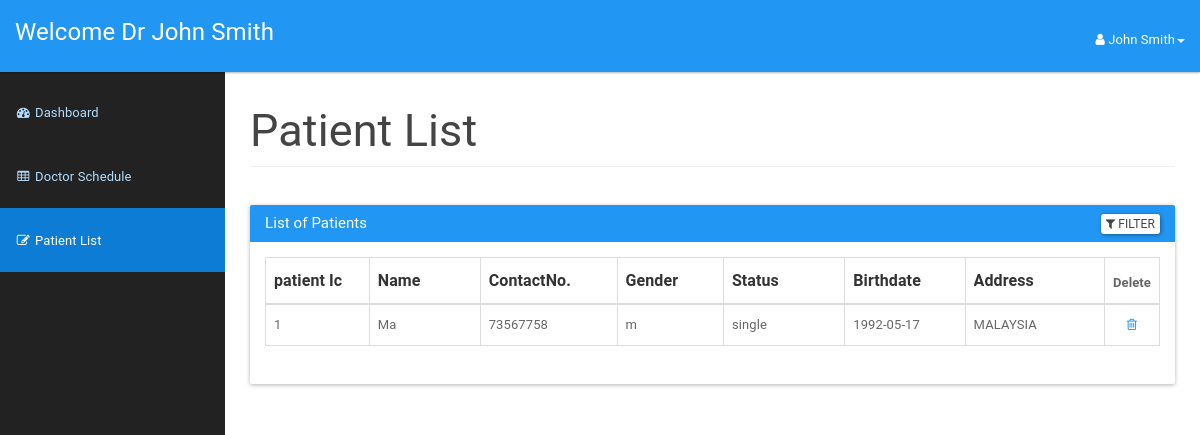
Page /doctor/patientlist.php (signed in) on the committed database.
### tables this page shows
CREATE TABLE IF NOT EXISTS `doctor` (
  `icDoctor` bigint NOT NULL AUTO_INCREMENT,
  `doctorId` varchar(50) NOT NULL,
  `password` varchar(255) NOT NULL,
  `doctorFirstName` varchar(50) NOT NULL,
  `doctorLastName` varchar(50) NOT NULL,
  `doctorAddress` varchar(255) NOT NULL,
  `doctorPhone` varchar(15) NOT NULL,
  `doctorEmail` varchar(255) NOT NULL,
  `doctorDOB` date NOT NULL,
  `isAdmin` tinyint(1) NOT NULL DEFAULT 0,
  `createdAt` TIMESTAMP DEFAULT CURRENT_TIMESTAMP ON UPDATE CURRENT_TIMESTAMP,
  `updatedAt` TIMESTAMP DEFAULT CURRENT_TIMESTAMP ON UPDATE CURRENT_TIMESTAMP,
  `deletedAt` TIMESTAMP NULL,
  PRIMARY KEY (`icDoctor`),
  INDEX (`doctorId`)
);

CREATE TABLE IF NOT EXISTS `patient` (
  `icPatient` bigint NOT NULL AUTO_INCREMENT,
  `username` varchar(50) NOT NULL,
  `password` varchar(255) NOT NULL,
  `patientFirstName` varchar(50) NOT NULL,
  `patientLastName` varchar(50) NOT NULL,
  `patientMaritialStatus` ENUM('na','single', 'married', 'widowed', 'divorced', 'separated'),
  `patientDOB` date NOT NULL,
  `patientGender` ENUM('na', 'm', 'f'),
  `patientAddress` varchar(255) NOT NULL,
  `patientMediRecordNo` varchar(255) NULL,
  `patientPhone` varchar(15) NOT NULL,
  `patientEmail` varchar(255) NOT NULL,
  `createdAt` TIMESTAMP DEFAULT CURRENT_TIMESTAMP ON UPDATE CURRENT_TIMESTAMP,
  `updatedAt` TIMESTAMP DEFAULT CURRENT_TIMESTAMP ON UPDATE CURRENT_TIMESTAMP,
  `deletedAt` TIMESTAMP NULL,
  PRIMARY KEY (`icPatient`),
  INDEX (`username`)
);

### dal/doctor.php (called while the page is built, shortened)
<?php
include_once dirname(dirname(__FILE__)).'/dal/dbconnect.php';
function getDoctor($doctorId) {
    global $db_conn;
    $res=mysqli_query($db_conn,  "SELECT * FROM doctor WHERE doctorId = '$doctorId' LIMIT 1");
    $userRow=mysqli_fetch_array($res,MYSQLI_ASSOC);
    return $userRow;
}
?>

### dal/patient.php (called while the page is built, shortened)
<?php
include_once dirname(dirname(__FILE__)).'/dal/dbconnect.php';
function getPatientList(){
    global$db_conn;
    $res=mysqli_query($db_conn, "SELECT * FROM patient WHERE deletedAt IS NULL");
    $result = [];
    while ($row = mysqli_fetch_array($res, MYSQLI_ASSOC)) {
        $result[]=$row;
    }
    return $result;
}
?>

### doctor/patientlist.php (the view, shortened to what this page needs)
<?php
include_once dirname(dirname(__FILE__)).'/dal/doctor.php';
include_once dirname(dirname(__FILE__)).'/dal/patient.php';
$page="patient";
$usersession = $_SESSION['doctorSession'];
$userRow=getDoctor($usersession);
?>
<!DOCTYPE html>
<html lang="en">
    <head>
        <link href="assets/css/material.css" rel="stylesheet">
        <link href="assets/css/sb-admin.css" rel="stylesheet">
        <link href="assets/css/time/bootstrap-clockpicker.css" rel="stylesheet">
        <link href="assets/css/style.css" rel="stylesheet">
        <link href="https://cdnjs.cloudflare.com/ajax/libs/font-awesome/4.7.0/css/font-awesome.min.css" rel="stylesheet">
    </head>
    <body>
        <div id="wrapper">
            <?php include_once 'navbar.php'; ?>
            <div id="page-wrapper">
                <div class="container-fluid">
                    <div class="row">
                        <div class="col-lg-12">
                            <h2 class="page-header">
                            Patient List
                            </h2>
                        </div>
                    </div>
                    <div class="panel panel-primary filterable">
                        <div class="panel-heading">
                            <h3 class="panel-title">List of Patients</h3>
                            <div class="pull-right">
                            <button class="btn btn-default btn-xs btn-filter"><span class="fa fa-filter"></span> Filter</button>
                        </div>
                        </div>
                        <div class="panel-body">
                        <table class="table table-hover table-bordered">
                            <thead>
                                <tr class="filters">
                                    <th><input type="text" class="form-control" placeholder="patient Ic" disabled></th>
                                    <th><input type="text" class="form-control" placeholder="Name" disabled></th>
                                    <th><input type="text" class="form-control" placeholder="ContactNo." disabled></th>
                                    <th><input type="text" class="form-control" placeholder="Gender" disabled></th>
                                    <th><input type="text" class="form-control" placeholder="Status" disabled></th>
                                    <th><input type="text" class="form-control" placeholder="Birthdate" disabled></th>
                                    <th><input type="text" class="form-control" placeholder="Address" disabled></th>
                                    <th>Delete</th>
                                </tr>
                            </thead>
                            <tbody>
                            <?php
                            $result=getPatientList();
                            foreach($result as $patientRow) {
                                echo "<tr>";
                                    echo "<td>" . $patientRow['icPatient'] . "</td>";
                                    echo "<td>" . $patientRow['patientLastName'] . "</td>";
                                    echo "<td>" . $patientRow['patientPhone'] . "</td>";
                                    echo "<td>" . $patientRow['patientGender'] . "</td>";
                                    echo "<td>" . $patientRow['patientMaritialStatus'] . "</td>";
                                    echo "<td>" . $patientRow['patientDOB'] . "</td>";
                                    echo "<td>" . $patientRow['patientAddress'] . "</td>";
                                    echo "<td class='text-center'>
                                    <!--
                                        <a href='addschedule.php?schedule_update=$patientRow[icPatient]' class='update_schedule'>
                                        <span class='fa fa-pencil' aria-hidden='true'></span></a>
                                        <span>|</span>-->
                                        <a href='#' id='".$patientRow['icPatient']."' class='delete remove_schedule'>
                                        <span class='fa fa-trash-o' aria-hidden='true'></span></a>
                                    </td>";
                                echo "</tr>";
                            }
                        ?>
                       </tbody>
                   </table>
                        </div>
                    </div>
                </div>
            </div>
    </body>
</html>

### doctor/navbar.php (shortened to what this page needs)
<nav class="navbar navbar-inverse navbar-fixed-top" role="navigation">
    <div class="navbar-header">
        <a class="navbar-brand" href="dashboard.php">Welcome Dr <?php echo $userRow['doctorFirstName'];?> <?php echo $userRow['doctorLastName'];?></a>
    </div>
    <ul class="nav navbar-right top-nav">
        <li class="dropdown">
            <a href="#" class="dropdown-toggle" data-toggle="dropdown"><i class="fa fa-user"></i> <?php echo $userRow['doctorFirstName']; ?> <?php echo $userRow['doctorLastName']; ?><b class="caret"></b></a>
        </li>
    </ul>
    <div class="collapse navbar-collapse navbar-ex1-collapse">
        <ul class="nav navbar-nav side-nav">
            <li <?= $page==="dashboard" ? " class=\"active\"" : "" ?> >
                <a href="dashboard.php"><i class="fa fa-fw fa-dashboard"></i> Dashboard</a>
            </li>
            <li <?= $page==="schedule" ? " class=\"active\"" : "" ?> >
                <a href="addschedule.php"><i class="fa fa-fw fa-table"></i> Doctor Schedule</a>
            </li>
            <li <?= $page==="patient" ? " class=\"active\"" : "" ?> >
                <a href="patientlist.php"><i class="fa fa-fw fa-edit"></i> Patient List</a>
            </li>
        </ul>
    </div>
</nav>

### doctor/assets/css/sb-admin.css (style rules this page uses)
body { margin-top: 100px; background-color: #222; }
@media (min-width:768px) { body { margin-top: 50px; } }
#wrapper { padding-left: 0; }
#page-wrapper { min-height: 900px !important; width: 100%; padding: 0; background-color: #fff; }
@media (min-width:768px) { #wrapper { padding-left: 225px; } }
@media (min-width:768px) { #page-wrapper { padding: 10px; } }
.top-nav { padding: 0 15px; }
.top-nav>li { display: inline-block; float: left; }
.top-nav>li>a { padding-top: 17px; padding-bottom: 10px; line-height: 45px; color: white; }
@media (min-width:768px) { .side-nav { position: fixed; top: 80px; left: 225px; width: 225px; margin-left: -225px; border: none; border-radius: 0; overflow-y: auto; background-color: #222; bottom: 0; overflow-x: hidden; padding-bottom: 40px; } }
@media (min-width:768px) { .side-nav>li>a { width: 225px; } }

### doctor/assets/css/style.css (style rules this page uses)
.filterable { margin-top: 15px; }
.filterable .panel-heading .pull-right { margin-top: -20px; }
.filterable .filters input[disabled] { background-color: transparent; border: none; cursor: auto; box-shadow: none; padding: 0; height: auto; }

### rows in the picture
doctor: doctorFirstName "John", doctorLastName "Smith"
patient: icPatient "1", patientLastName "Ma", patientPhone "73567758", patientGender "m", patientMaritialStatus "single", patientDOB "1992-05-17", patientAddress "MALAYSIA"
